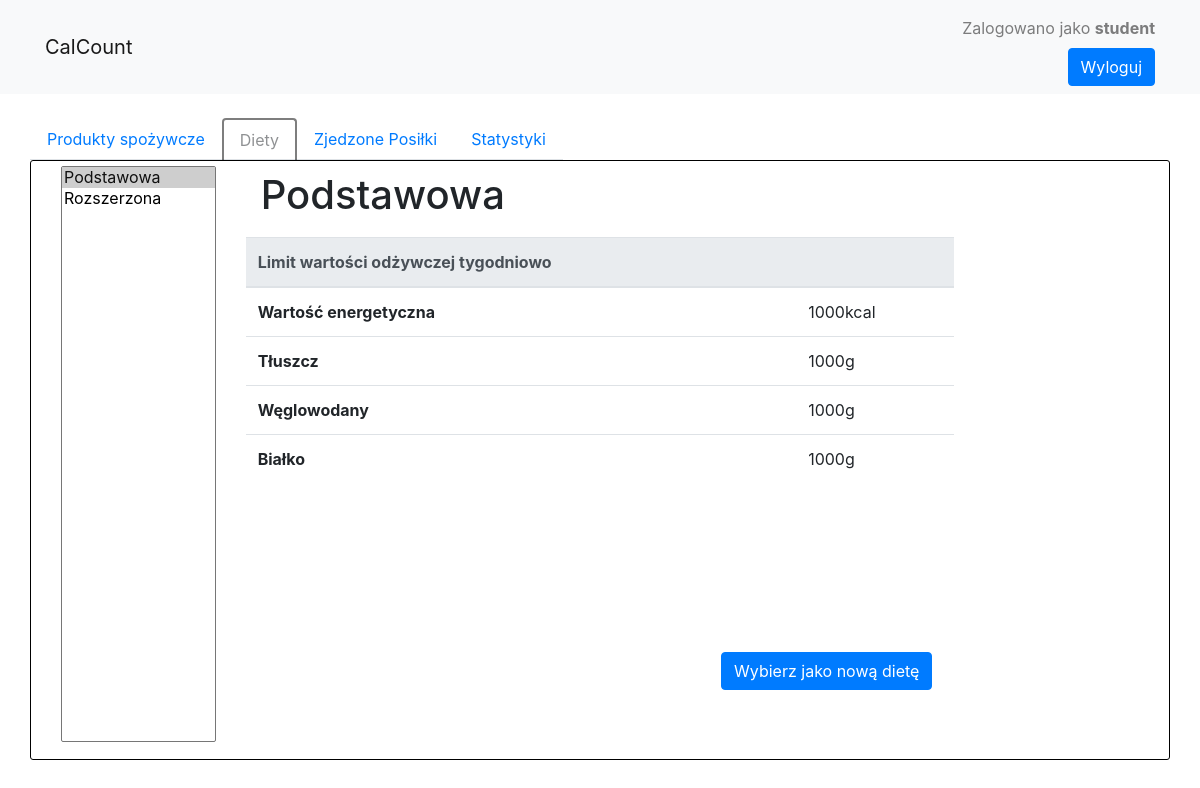
/diets (signed in), run on an earlier commit of the app's database.
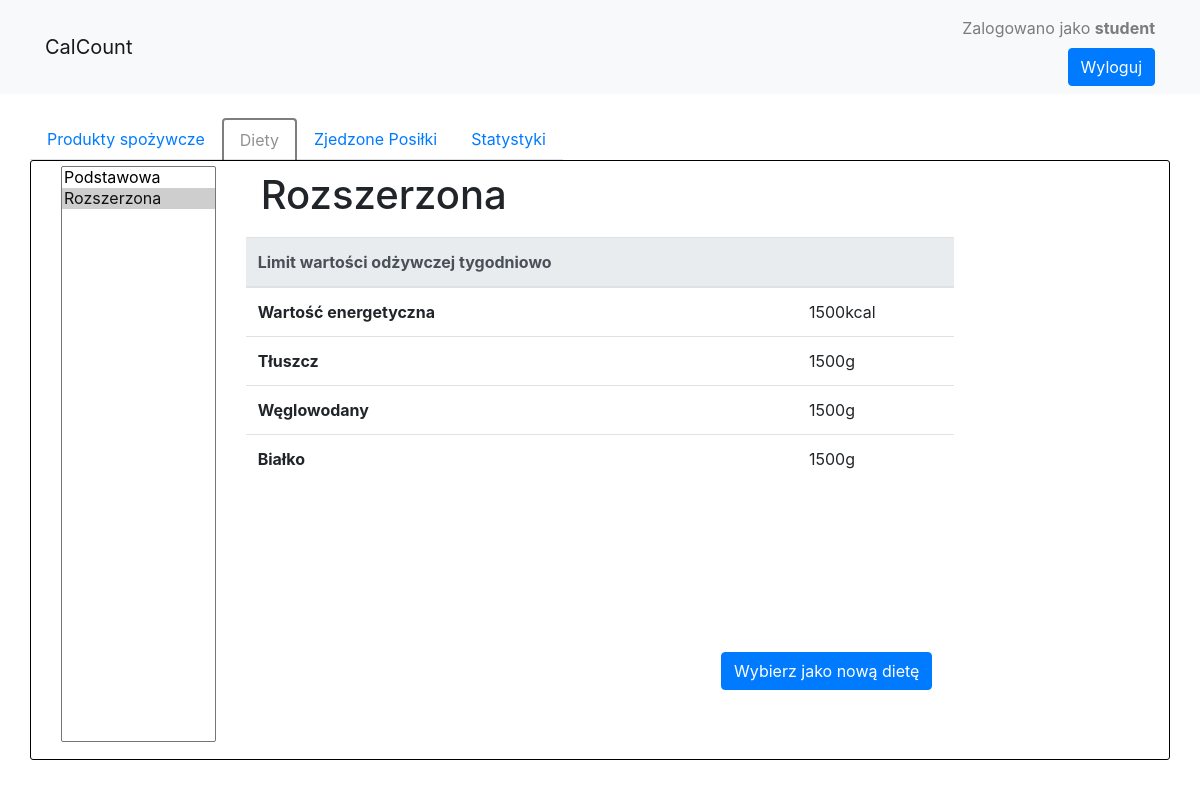
And on a later commit of the database.
### dietapp/models.py (models this page shows, shortened)
class User(db.Model, UserMixin):
    __tablename__ = 'users'
    id = db.Column(db.Integer, primary_key=True)
    email = db.Column(db.String(50), unique=True)
    name = db.Column(db.String(50))
    password = db.Column(db.String(256))
    role = db.Column(db.String(50), nullable=False, default='user')
    diet_id = db.Column(db.Integer, db.ForeignKey('diets.id'), nullable=False, default=1)
    meals = db.relationship('Meal', backref='author', lazy=True)
    products = db.relationship('Product', backref='author', lazy=True)

class Diet(db.Model):
    __tablename__ = 'diets'
    id = db.Column(db.Integer, primary_key=True)
    name = db.Column(db.String(50))
    limit_protein = db.Column(db.Integer)
    limit_fat = db.Column(db.Integer)
    limit_carbohydrate = db.Column(db.Integer)
    limit_calorie = db.Column(db.Integer)
    users = db.relationship('User', backref='current_diet', lazy=True)
    def get_dict(self):
        return {
            'id': self.id,
            'name': self.name,
            'protein': self.limit_protein,
            'fat': self.limit_fat,
            'carbohydrate': self.limit_carbohydrate,
            'calorie': self.limit_calorie
        }

### dietapp/routes.py (the view, shortened to what this page needs)
@app.route('/diets', methods=['GET', 'POST'])
@login_required
def diets():
    if request.method == 'GET':
        enabled_tabs = create_enabled_tabs()
        enabled_tabs['diet'] = False
        return render_template('diets.html', title='Diety', enabled_tabs=enabled_tabs, diets=fetch_diets())

### dietapp/models.py (called while the page is built)
@login_manager.user_loader
def load_user(user_id):
    return User.query.get(int(user_id))

### dietapp/routes.py (called while the page is built)
def create_enabled_tabs():
    return {
        'product': True,
        'diet': True,
        'meal': True,
        'stats': True
    }

def parse_query(query):
    result = []
    for pr in query:
        result.append(pr.get_dict())
    return result

def fetch_diets():
    return parse_query(Diet.query.all())

### dietapp/templates/diets.html (shortened to what this page needs)
{% extends "layout.html" %}
{% block content %}
<div class="container">
    <div class="row">
        <div class="col-2">
            <select class="form-select fill" id="select_diet" onchange="changeSelected({{diets}})" size="3">
                {% for diet in diets %}
                <option {% if current_user.diet_id==diet['id'] %} selected {% endif %} value="{{ diet['id'] }}">{{
                    diet['name'] }}
                </option>
                {% endfor %}
            </select>
        </div>
        <div class="col-8">
            <div class="container pull-left">
                <h3 class="h1 mt-10 pb-10" id="diet_name">
                    {{ diets[current_user.diet_id-1]['name'] }}
                </h3>
            </div>
            <table class="table">
                <thead class="thead-light">
                <tr>
                    <th scope="col">Limit wartości odżywczej tygodniowo</th>
                    <th scope="col"></th>
                </tr>
                </thead>
                <tbody>
                <tr>
                    <th scope="row">Wartość energetyczna</th>
                    <td id="limit_calorie">{{ diets[current_user.diet_id-1]['calorie'] }}kcal</td>
                </tr>
                <tr>
                    <th scope="row">Tłuszcz</th>
                    <td id="limit_fat">{{ diets[current_user.diet_id-1]['fat'] }}g</td>
                </tr>
                <tr>
                    <th scope="row">Węglowodany</th>
                    <td id="limit_carbohydrate">{{ diets[current_user.diet_id-1]['carbohydrate'] }}g</td>
                </tr>
                <tr>
                    <th scope="row">Białko</th>
                    <td id="limit_protein">{{ diets[current_user.diet_id-1]['protein'] }}g</td>
                </tr>
                </tbody>
            </table>
            <form method="POST">
                <div class="relative_bottom_right">
                    <button type="submit" name="diet" value="{{current_user.diet_id}}" id="button_submit" class="btn btn-primary">Wybierz jako nową dietę</button>
                </div>
            </form>
        </div>
    </div>
</div>
{% endblock content %}

### dietapp/templates/layout.html (shortened to what this page needs)
<!DOCTYPE html>
<html lang="en">
<head>
    <link rel="stylesheet" href="https://stackpath.bootstrapcdn.com/bootstrap/4.1.3/css/bootstrap.min.css">
    <link rel="stylesheet" type="text/css" href="{{ url_for('static', filename='main.css') }}">
</head>
<body>
    <nav class="navbar navbar-expand-lg navbar-light bg-light">
        <div class="container">
            <a class="navbar-brand" href="/">CalCount</a>
            <div class="collapse navbar-collapse" id="navbarSupportedContent">
                <div class="ml-auto">
            {% if current_user.is_authenticated %}
                    <div class="navbar-text">Zalogowano jako <strong>{{current_user.name}}</strong></div>
                    <ul class="navbar-nav">
                        <li class="nav-item ml-auto"><a class="btn btn-primary" href="{{ url_for('logout') }}">Wyloguj</a></li>
                    </ul>
            {% else %}
                    <ul class="navbar-nav">
                        <li class="nav-item ml-auto"><a class="nav-item nav-link" href="{{ url_for('login') }}">Logowanie</a></li>
                        <li class="nav-item ml-auto"><a class="nav-item nav-link" href="{{ url_for('register') }}">Rejestracja</a></li>
                    </ul>
            {% endif %}
                </div>
            </div>
        </div>
    </nav>
    <br>
    {% if current_user.is_authenticated %}
    <div class="container">
        <div class="row">
            <ul class="nav nav-tabs">
                <li class="nav-item"><a class="nav-link {% if enabled_tabs and not enabled_tabs['product'] %} isDisabled {% endif %}" href="{{ url_for('products') }}">Produkty spożywcze</a></li>
                <li class="nav-item"><a class="nav-link {% if enabled_tabs and not enabled_tabs['diet'] %} isDisabled {% endif %}" href="{{ url_for('diets') }}">Diety</a></li>
                <li class="nav-item"><a class="nav-link {% if enabled_tabs and not enabled_tabs['meal'] %} isDisabled {% endif %}" href="{{ url_for('meals') }}">Zjedzone Posiłki</a></li>
                <li class="nav-item"><a class="nav-link {% if enabled_tabs and not enabled_tabs['stats'] %} isDisabled {% endif %}" href="{{ url_for('statistics') }}">Statystyki</a></li>
            </ul>
        </div>
    </div>
    {% endif %}
    <div class="container expand-height{% if current_user.is_authenticated %} border-content {% endif %}">
        {% block content %}
        {% endblock content %}
    </div>
</body>
</html>

### dietapp/static/main.css (style rules this page uses)
.border-content { border: 1px solid #000000; border-radius: 3px; margin-bottom: 10px; }
.isDisabled { pointer-events: none; border: 2px solid #000000 !important; border-bottom: none !important; color: currentColor; cursor: not-allowed; opacity: 0.5; text-decoration: none; }
.expand-height { min-height: 100%; height: 75vh; }
.fill { height: 72vh; margin-top: 5px; margin-bottom: 5px; width: 100%; }
.relative_bottom_right { right: 5%; bottom: 10%; position: absolute; }
.mt-10 { margin-top: 10px !important; }
.pb-10 { padding-bottom: 10px !important; }

What changed in the data, as far as the page shows it:
no longer on this page (row unchanged): Diet: name "Podstawowa", limit_calorie "1000", limit_fat "1000", limit_carbohydrate "1000", limit_protein "1000"
changed User "student": diet.name "Podstawowa ☑ / Rozszerzona" → "Podstawowa / Rozszerzona ☑"
now on this page (row unchanged): Diet: name "Rozszerzona", limit_calorie "1500", limit_fat "1500", limit_carbohydrate "1500", limit_protein "1500"
